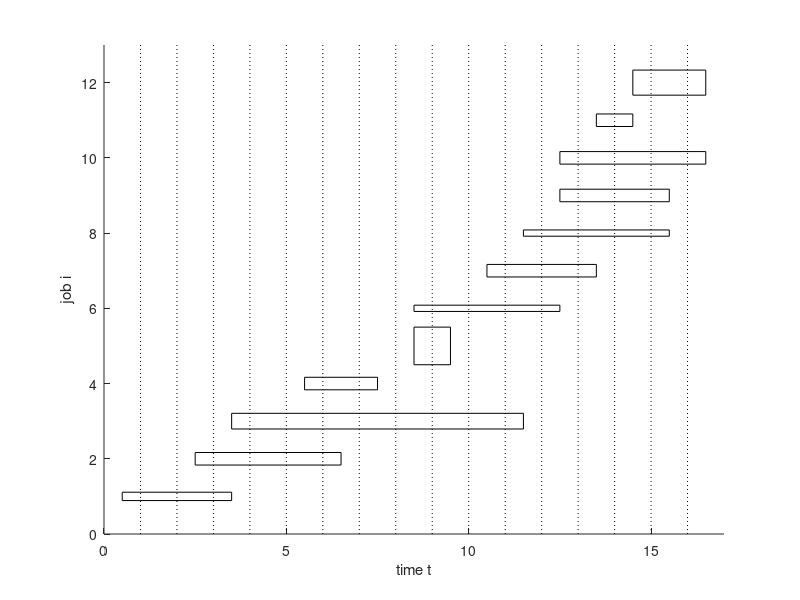

Reproduce this figure in MATLAB. (Note: this script raises an error after producing the figure.)
function final_sched()
[n, T, Smin, Smax, R, alpha, beta, gamma, A, D, W, Wmax] = getData();
cvx_begin
cvx_quiet(true);
variables S(n, T);
variable s(T,1);
minimize sum(alpha*ones(T, 1) + beta*s + gamma*s.^2);
subject to
    sum(S, 1) == s';
    S >= zeros(n, T);
    sum(S, 2) >= W;
    for i=1:n
        S(i, 1:A(i)-1) == 0;
        S(i, D(i)+1:end) == 0;
    end
cvx_end
theta = normc(S);
figureHandle = figure();
bar(S', 1, 'stacked');
filePrefix = '/u/vvasuki/vishvas/work/optimization/hw/exam2/log/';
figureName = 'schedule';
IO.saveFigure(figureHandle, filePrefix, figureName, S);

fprintf('final energy: %d\n', energyFn(s, alpha, beta, gamma));

display 'All done, ready for inspection';
keyboard
end

function energy = energyFn(s, alpha, beta, gamma)
    T = length(s);
    energy = sum(alpha*ones(T, 1) + beta*s + gamma*s.^2);
end

function [n, T, Smin, Smax, R, alpha, beta, gamma, A, D, W, Wmax] = getData()
    % Data for minimum energy processor speed scheduling.
    
    n = 12;  % number of jobs.
    T = 16;  % number of time periods.
    
    Smin = 1;  % min processor speed.
    Smax = 4;  % max processor speed.
    R = 1;  % max slew rate.
    
    % Parameters in power/speed model.
    alpha = 1;
    beta = 1;
    gamma = 1;
    
    % Job arrival times and deadlines.
    A = [1; 3;  4; 6; 9;  9; 11; 12; 13; 13; 14; 15];
    D = [3; 6; 11; 7; 9; 12; 13; 15; 15; 16; 14; 16];
    % Total work for each job.
    W = [2; 4; 10; 2; 3; 2; 3; 2; 3; 4; 1; 4];
    Wmax = max(W./(D-A+1));
    
    % Plot showing job availability times & deadlines.
    figure;
    hold on;
    for i=1:n
        wid = 0.5 * W(i) / (D(i)-A(i)+1) / Wmax;
        plot([A(i)-0.5,D(i)+0.5,D(i)+0.5,A(i)-0.5,A(i)-0.5],...
            [i-wid,i-wid,i+wid,i+wid,i-wid],'k-');
    end
    for i=1:max(D),
        plot([i,i],[0,13],'k:');
    end
    hold off;
    axis([0,max(D)+1,0,n+1]);
    xlabel('time t');
    ylabel('job i');
    close all;
end